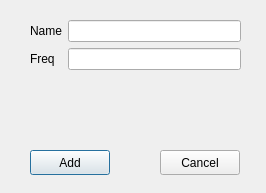
<?xml version="1.0" encoding="UTF-8"?>
<ui version="4.0">
 <class>insertreport</class>
 <widget class="QDialog" name="insertreport">
  <property name="geometry">
   <rect>
    <x>0</x>
    <y>0</y>
    <width>266</width>
    <height>193</height>
   </rect>
  </property>
  <property name="windowTitle">
   <string>Dialog</string>
  </property>
  <widget class="QWidget" name="formLayoutWidget">
   <property name="geometry">
    <rect>
     <x>30</x>
     <y>20</y>
     <width>211</width>
     <height>121</height>
    </rect>
   </property>
   <layout class="QFormLayout" name="formLayout">
    <item row="0" column="0">
     <widget class="QLabel" name="label">
      <property name="text">
       <string>Name</string>
      </property>
     </widget>
    </item>
    <item row="0" column="1">
     <widget class="QLineEdit" name="txtName"/>
    </item>
    <item row="1" column="0">
     <widget class="QLabel" name="label_2">
      <property name="text">
       <string>Freq</string>
      </property>
     </widget>
    </item>
    <item row="1" column="1">
     <widget class="QLineEdit" name="txtFreq"/>
    </item>
   </layout>
  </widget>
  <widget class="QPushButton" name="btnAdd">
   <property name="geometry">
    <rect>
     <x>30</x>
     <y>150</y>
     <width>80</width>
     <height>25</height>
    </rect>
   </property>
   <property name="text">
    <string>Add</string>
   </property>
  </widget>
  <widget class="QPushButton" name="btnCancel">
   <property name="geometry">
    <rect>
     <x>160</x>
     <y>150</y>
     <width>80</width>
     <height>25</height>
    </rect>
   </property>
   <property name="text">
    <string>Cancel</string>
   </property>
  </widget>
 </widget>
 <resources/>
 <connections/>
</ui>
